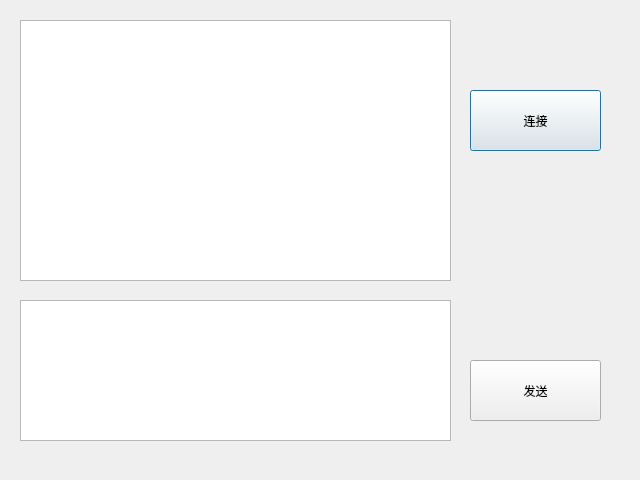
<?xml version="1.0" encoding="UTF-8"?>
<ui version="4.0">
 <class>MyClient</class>
 <widget class="QDialog" name="MyClient">
  <property name="geometry">
   <rect>
    <x>0</x>
    <y>0</y>
    <width>640</width>
    <height>480</height>
   </rect>
  </property>
  <property name="windowTitle">
   <string>MyClient</string>
  </property>
  <widget class="QPushButton" name="pushButton">
   <property name="geometry">
    <rect>
     <x>470</x>
     <y>90</y>
     <width>131</width>
     <height>61</height>
    </rect>
   </property>
   <property name="text">
    <string>连接</string>
   </property>
  </widget>
  <widget class="QPlainTextEdit" name="show_text">
   <property name="geometry">
    <rect>
     <x>20</x>
     <y>20</y>
     <width>431</width>
     <height>261</height>
    </rect>
   </property>
  </widget>
  <widget class="QPlainTextEdit" name="send_text">
   <property name="geometry">
    <rect>
     <x>20</x>
     <y>300</y>
     <width>431</width>
     <height>141</height>
    </rect>
   </property>
  </widget>
  <widget class="QPushButton" name="send_btn">
   <property name="geometry">
    <rect>
     <x>470</x>
     <y>360</y>
     <width>131</width>
     <height>61</height>
    </rect>
   </property>
   <property name="text">
    <string>发送</string>
   </property>
  </widget>
 </widget>
 <resources/>
 <connections/>
</ui>
